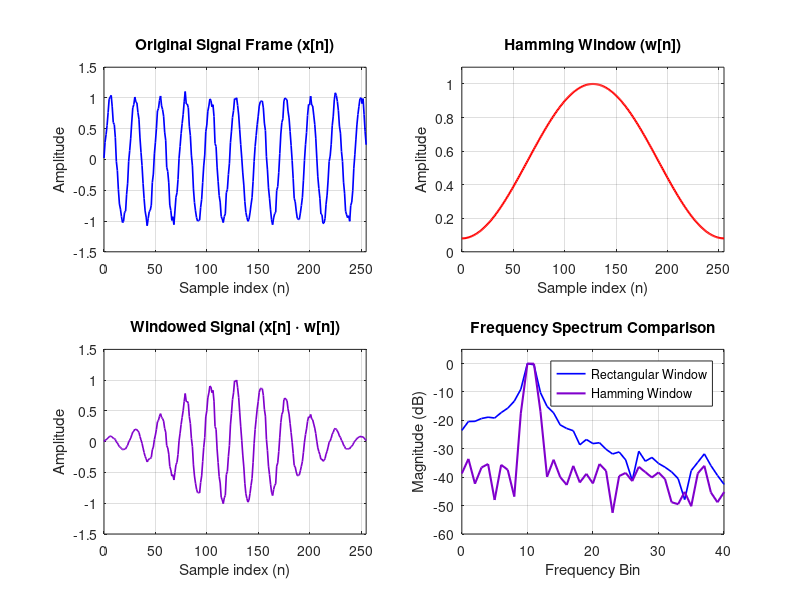

This chart was generated by the following MATLAB code:
% =========================================================================
% Effect of Hamming window on spectral leakage
% Developed and tested for linear algebra project >:3
% =========================================================================
clear; clc; close all;

N = 256;              % total number of samples in the frame
n = 0:N-1;            % sample index

%% 1. discrete time-domain frame x[n]
% applies a freq that doesnt fit exactly into an integer number of cycles 
% to induce spectral leakage (and some low-level random noise too)
f0 = 10.5; 
x = sin(2*pi*f0*n/N) + 0.05*randn(1, N);

%% 2. hamming window w[n]
w = 0.54 - 0.46 * cos(2*pi*n / (N-1));

%% 3. multiply
x_windowed = x .* w;

%% 4. fft to calculate freq spectra
X_rect = abs(fft(x));             % fft with rectangular window
X_hamm = abs(fft(x_windowed));    % fft with hamming window

% convert to dB
X_rect_dB = 20*log10(X_rect / max(X_rect));
X_hamm_dB = 20*log10(X_hamm / max(X_hamm));
freq_axis = 0:(N/2-1); % first half of the freq bins

%% 5. visualization
figure('Position', [100, 100, 850, 650], 'Color', 'w');

% top left: original signal
subplot(2, 2, 1);
plot(n, x, 'b', 'LineWidth', 1.2);
title('Original Signal Frame (x[n])');
xlabel('Sample index (n)'); ylabel('Amplitude');
grid on; axis tight; ylim([-1.5 1.5]);

% top right: hamming window
subplot(2, 2, 2);
plot(n, w, 'r', 'LineWidth', 1.5);
title('Hamming Window (w[n])');
xlabel('Sample index (n)'); ylabel('Amplitude');
grid on; axis tight; ylim([0 1.1]);

% bottom left: windowed signal
subplot(2, 2, 3);
plot(n, x_windowed, 'Color', [0.5 0 0.8], 'LineWidth', 1.2);
title('Windowed Signal (x[n] \cdot w[n])');
xlabel('Sample index (n)'); ylabel('Amplitude');
grid on; axis tight; ylim([-1.5 1.5]);

% bottom right: comparison
subplot(2, 2, 4);
plot(freq_axis, X_rect_dB(1:N/2), 'b', 'LineWidth', 1.2); hold on;
plot(freq_axis, X_hamm_dB(1:N/2), 'Color', [0.5 0 0.8], 'LineWidth', 1.5);
title('Frequency Spectrum Comparison');
xlabel('Frequency Bin'); ylabel('Magnitude (dB)');
legend('Rectangular Window', 'Hamming Window', 'Location', 'northeast');
grid on; xlim([0 40]); ylim([-60 5]);
